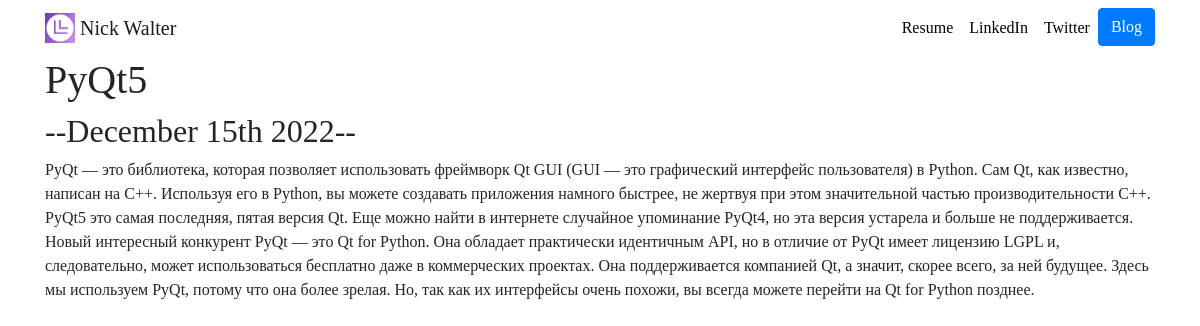
Page /blog/3/ on the committed database.
### blog/models.py (models this page shows, shortened)
class Blog(models.Model):
    title = models.TextField(max_length=200)
    description = models.TextField()
    date = models.DateField()

### blog/views.py (the view)
# urls.py: path('<int:blog_id>/', views.detail, name='detail'),
def detail(request, blog_id):
    blog = get_object_or_404(Blog, pk=blog_id)
    return render(request, 'blog/detail.html', {'blog':blog})

### blog/templates/blog/detail.html
{% extends 'portfolio/base.html'%}
{% block content%}
<h1>{{ blog.title }}</h1>
<h2>--{{ blog.date|date:'F jS Y'}}--</h2>
{{ blog.description|safe}}
{% endblock%}

### portfolio/static/portfolio/custom.css (style rules this page uses)
body { font-family: 'Lato', sans-serif; }
body { font-family: 'Coiny', cursive; }

### rows in the picture
Blog: title "PyQt5", date "December 15th 2022", description "PyQt — это библиотека, которая позволяет использовать фреймворк Qt GUI (GUI — это графический интерфейс пользователя) в Python. Сам Qt, как известно, написан на C++. Используя его в Python, вы можете создавать приложения намного быстрее, не жертвуя при этом значительной частью производительности C++. PyQt5 это самая последняя, пятая версия Qt. Еще можно найти в интернете случайное упоминание PyQt4, но эта версия устарела и больше не поддерживается. Новый интересный конкурент PyQt — это Qt for Python. Она обладает практически идентичным API, но в отличие от PyQt имеет лицензию LGPL и, следовательно, может использоваться бесплатно даже в коммерческих проектах. Она поддерживается компанией Qt,…"
